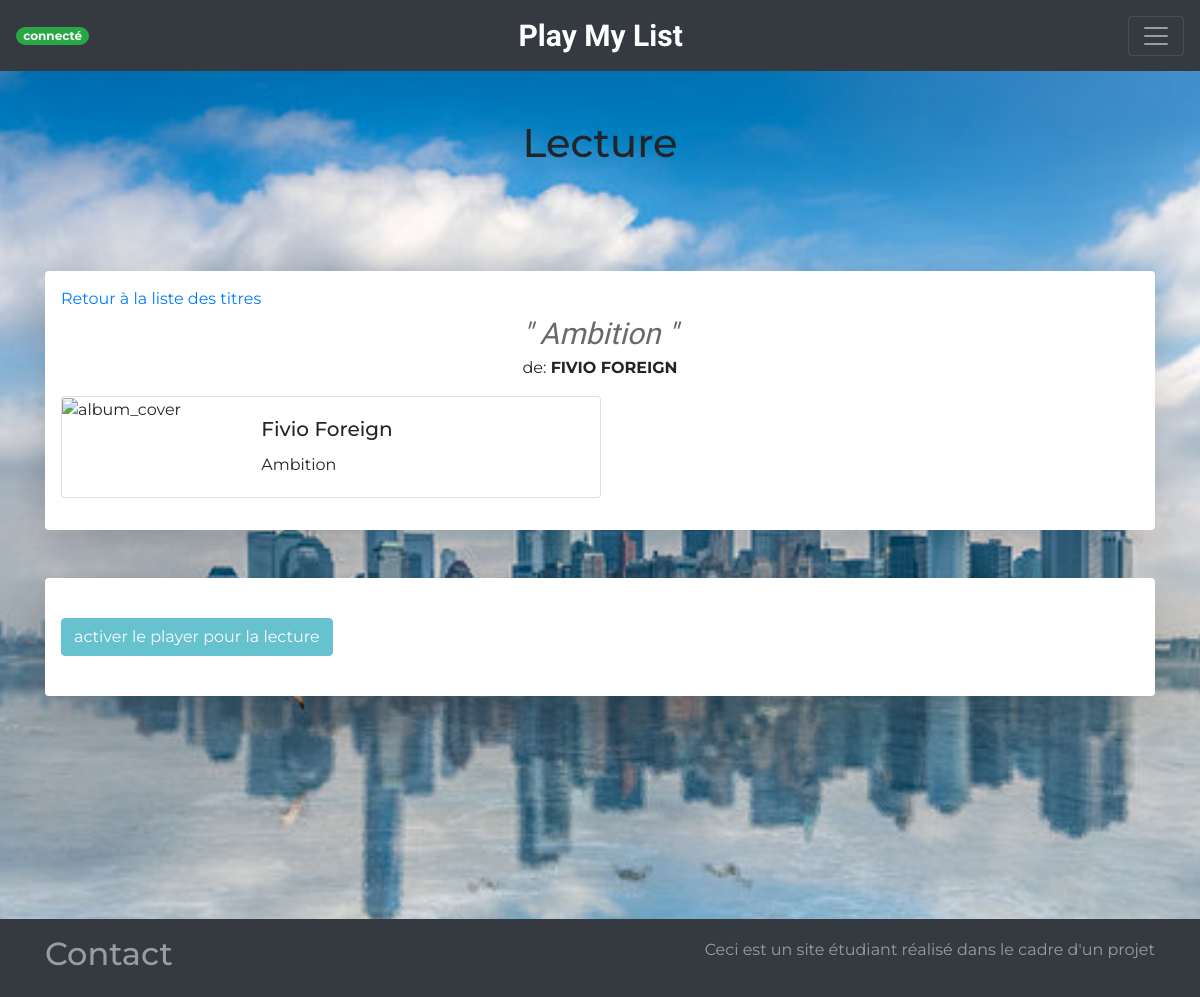
Screenshot of /index.php?action=readPost&postId=136 (signed in) with the database file from the repository.
### tables this page shows
CREATE TABLE IF NOT EXISTS `posts` (
  `id` int(11) NOT NULL AUTO_INCREMENT,
  `artist` varchar(255) NOT NULL,
  `title` varchar(255) NOT NULL,
  `albumName` varchar(255) NOT NULL,
  `imageAlbum` varchar(255) NOT NULL,
  `creation_date` datetime NOT NULL DEFAULT CURRENT_TIMESTAMP,
  PRIMARY KEY (`id`)
);

### model/postManager.php (called while the page is built, shortened)
<?php
class PostManager extends Manager
{
    public function getPost(int $id)
    {
        $db = $this->dbConnect();
        $req = $db->prepare('SELECT id, artist,imageAlbum, title, albumName, DATE_FORMAT(creation_date, \'%d/%m/%Y\') AS creation_date_fr FROM posts WHERE id = ?');
        $req->execute([$id]);
        $post = $req->fetch();
        return $post;
    }
}

### view/backend/readPost.php (the view, shortened to what this page needs)
<div class="shadow-none m-5 pb-5 bg">
  <h1 class="text-center">Lecture</h1>
</div>
<section class="shadow-lg p-3 mb-5 bg-white rounded" align-text="center">
  <a href="index.php?action=adminCrud">Retour à la liste des titres</a>
  <div id="trackFont">" <?=strip_tags(stripslashes(($displayPost['title'])))?> "</div>
  <p id="artistPosition">de:
    <strong><?=strip_tags(stripslashes(strtoupper($displayPost['artist'])))?></strong>
  </p>
  <div class="card mb-3" style="max-width: 540px;">
    <div class="row no-gutters">
      <div class="col-md-4">
        <img src="<?=strip_tags(stripslashes($displayPost['imageAlbum']))?>" , class="card-img-top" alt="album_cover">
      </div>
      <div class="col-md-8">
        <div class="card-body">
          <h5 class="card-title"><?=strip_tags(stripslashes($displayPost['artist']))?></h5>
          <p class="card-text"><?=nl2br(strip_tags(stripslashes(substr($displayPost['title'], 0, 200))))?></p>
        </div>
      </div>
    </div>
  </div>
</section>
<section class="shadow-lg p-3 mb-5 bg-white rounded" id="player">
  <br />
  <div id="controlers">
    <input type="button" class="btn btn-info"
      onclick="DZ.player.playAlbum(<?=strip_tags(stripslashes($displayPost['albumName']))?>); return false;"
      value="activer le player pour la lecture" />
    <br />
    <br />
  </div>
</section>
<?php require 'adminTemplate.php';?>

### public/css/style.css (style rules this page uses)
html, body { margin: 0; padding: 0; width: 100%; height: 100%; }
#trackFont { font-style: italic; font-size: 30px; font-family: 'Shrikhand', cursive; text-align: center; color: dimgrey; }
#artistPosition { text-align: center; }
.adminBody { margin: 0; padding: 0; background: url('/public/img/newyork.jpg') no-repeat center fixed; -webkit-background-size: cover; background-size: cover; font-family: 'Montserrat', sans-serif; }

### rows the page displays
posts: title "Ambition", artist "FIVIO FOREIGN", artist "Fivio Foreign"
